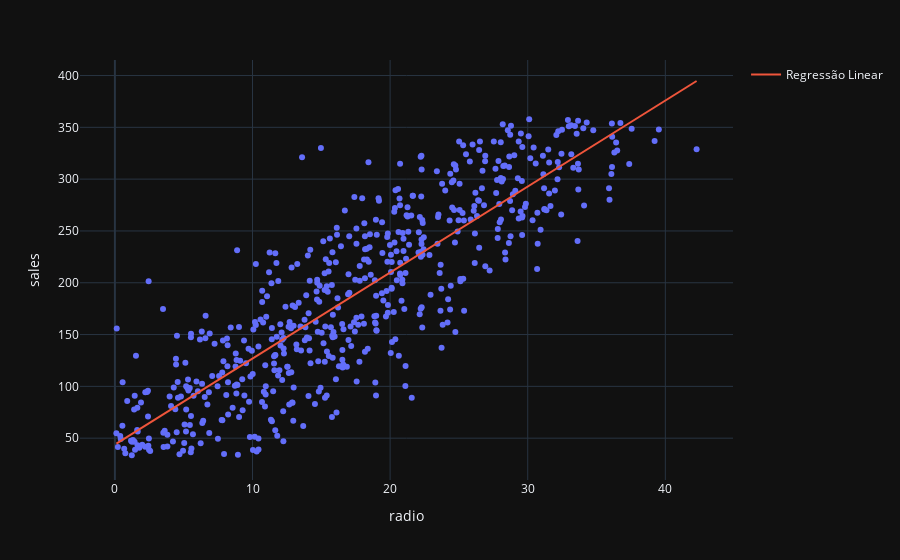

This figure's notebook cell:
### Code cell
fig = px.scatter(data, x='radio', y='sales')
fig.add_trace(go.Scatter(x=data.radio, y=Y_PRED, mode="lines", name="Regressão Linear"))

### Figure 1 — Plotly figure (JSON) as saved in the notebook; plotly's stock layout.template omitted (floating-point values rounded to 4 significant figures; data arrays with more than 128 entries replaced by an {"elided": "..."} marker saying what was removed)
{"data": [{"hovertemplate": "radio=%{x}<br>sales=%{y}<extra></extra>", "legendgroup": "", "marker": {"color": "#636efa", "symbol": "circle"}, "mode": "markers", "name": "", "orientation": "v", "showlegend": false, "type": "scatter", "x": {"elided": "572 float values"}, "xaxis": "x", "y": {"elided": "572 float values"}, "yaxis": "y"}, {"mode": "lines", "name": "Regressão Linear", "type": "scatter", "x": {"elided": "572 float values"}, "y": {"elided": "572 float values"}}], "layout": {"legend": {"tracegroupgap": 0}, "margin": {"t": 60}, "xaxis": {"anchor": "y", "domain": [0, 1], "title": {"text": "radio"}}, "yaxis": {"anchor": "x", "domain": [0, 1], "title": {"text": "sales"}}}}
